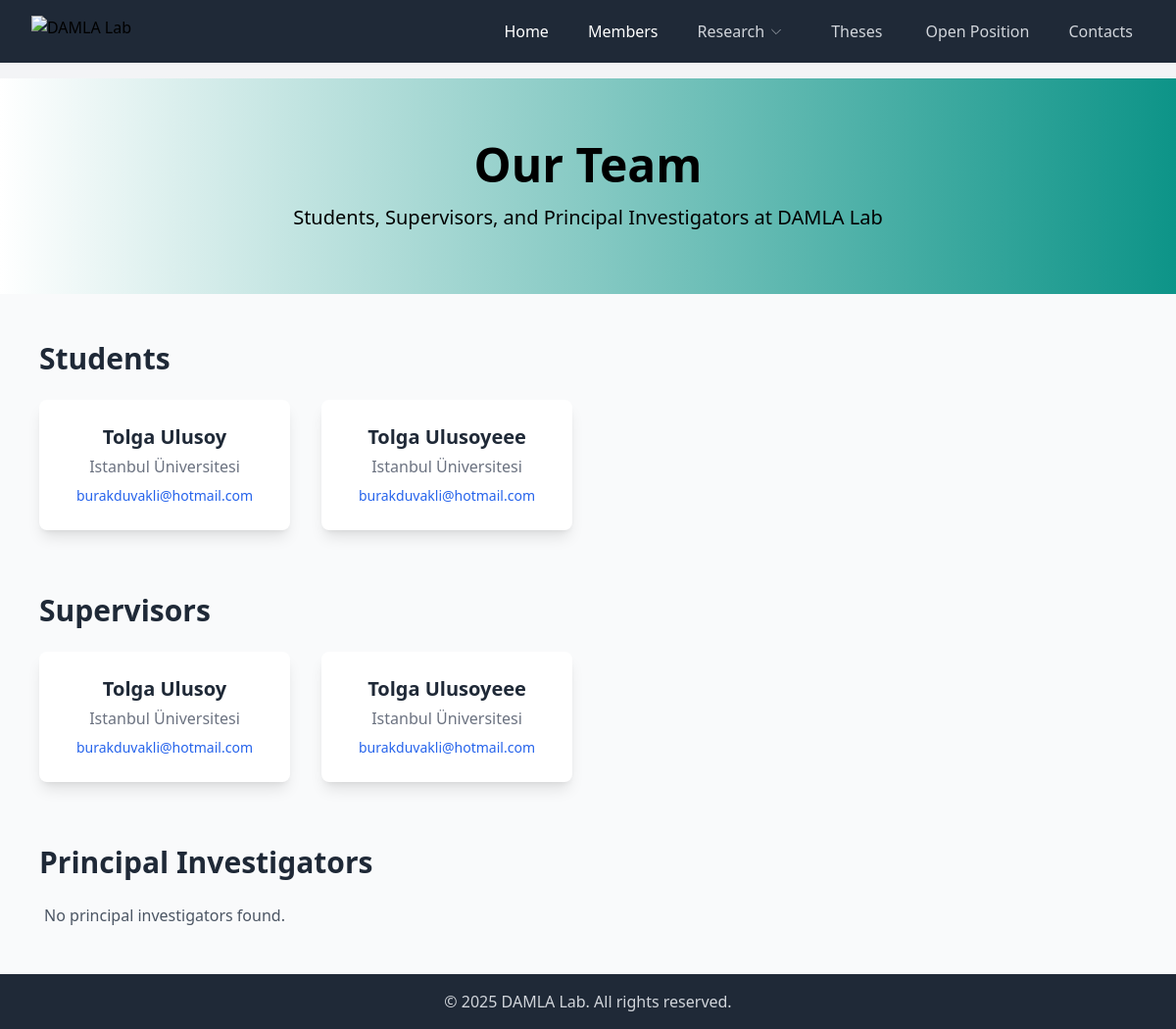
The page /members/ on the database its author committed.
### sayfalar/models.py (models this page shows, shortened)
class Person(models.Model):
    ROLE_STUDENT    = 'student'
    ROLE_SUPERVISOR = 'supervisor'
    ROLE_PI         = 'principal_investigator'
    ROLE_CHOICES    = [
        (ROLE_STUDENT,    'Student'),
        (ROLE_SUPERVISOR, 'Supervisor'),
        (ROLE_PI,         'Principal Investigator'),
    ]
    name        = models.CharField(max_length=100)
    email       = models.EmailField(blank=True)
    affiliation = models.CharField(max_length=200, blank=True)

### sayfalar/views.py (the view)
# urls.py: path('members/',                 views.members,        name='members'),
def members(request):
    students = Person.objects.filter(
        Q(thesisparticipation__role=Person.ROLE_STUDENT) | Q(projectparticipation__role=Person.ROLE_STUDENT)
    ).distinct()
    supervisors = Person.objects.filter(
        Q(thesisparticipation__role=Person.ROLE_SUPERVISOR) | Q(projectparticipation__role=Person.ROLE_SUPERVISOR)
    ).distinct()
    pis = Person.objects.filter(
        Q(thesisparticipation__role=Person.ROLE_PI) | Q(projectparticipation__role=Person.ROLE_PI)
    ).distinct()
    context = {
        'students': list(students),
        'supervisors': list(supervisors),
        'pis': list(pis),
    }
    return render(request, 'members.html', context)

### templates/members.html (shortened to what this page needs)
{% extends 'partials/_base.html' %}
{% load static %}
{% block content %}
<header class="bg-gradient-to-r from-white to-teal-600 text-black py-16 text-center">
  <div class="max-w-4xl mx-auto px-4">
    <h1 class="text-5xl font-bold mb-4">Our Team</h1>
    <p class="text-xl">Students, Supervisors, and Principal Investigators at DAMLA Lab</p>
  </div>
</header>
<section class="py-12 bg-gray-50">
  <div class="max-w-6xl mx-auto px-4 space-y-16">
    <div>
      <h2 class="text-3xl font-bold text-gray-800 mb-6">Students</h2>
      <div class="grid grid-cols-1 sm:grid-cols-2 md:grid-cols-3 lg:grid-cols-4 gap-8">
        {% for p in students %}
        <div class="bg-white rounded-lg shadow-lg p-6 text-center hover:shadow-2xl transition-shadow">
          <h3 class="text-xl font-semibold text-gray-800">{{ p.name }}</h3>
          {% if p.affiliation %}
          <p class="text-gray-500 mt-1">{{ p.affiliation }}</p>
          {% endif %}
          {% if p.email %}
          <a href="mailto:{{ p.email }}"
             class="mt-2 inline-block text-blue-600 hover:underline text-sm">
            {{ p.email }}
          </a>
          {% endif %}
        </div>
        {% empty %}
        <p class="text-center text-gray-600">No students found.</p>
        {% endfor %}
      </div>
    </div>
    <div>
      <h2 class="text-3xl font-bold text-gray-800 mb-6">Supervisors</h2>
      <div class="grid grid-cols-1 sm:grid-cols-2 md:grid-cols-3 lg:grid-cols-4 gap-8">
        {% for p in supervisors %}
        <div class="bg-white rounded-lg shadow-lg p-6 text-center hover:shadow-2xl transition-shadow">
          <h3 class="text-xl font-semibold text-gray-800">{{ p.name }}</h3>
          {% if p.affiliation %}
          <p class="text-gray-500 mt-1">{{ p.affiliation }}</p>
          {% endif %}
          {% if p.email %}
          <a href="mailto:{{ p.email }}"
             class="mt-2 inline-block text-blue-600 hover:underline text-sm">
            {{ p.email }}
          </a>
          {% endif %}
        </div>
        {% empty %}
        <p class="text-center text-gray-600">No supervisors found.</p>
        {% endfor %}
      </div>
    </div>
    <div>
      <h2 class="text-3xl font-bold text-gray-800 mb-6">Principal Investigators</h2>
      <div class="grid grid-cols-1 sm:grid-cols-2 md:grid-cols-3 lg:grid-cols-4 gap-8">
        {% for p in pis %}
        <div class="bg-white rounded-lg shadow-lg p-6 text-center hover:shadow-2xl transition-shadow">
          <h3 class="text-xl font-semibold text-gray-800">{{ p.name }}</h3>
          {% if p.affiliation %}
          <p class="text-gray-500 mt-1">{{ p.affiliation }}</p>
          {% endif %}
          {% if p.email %}
          <a href="mailto:{{ p.email }}"
             class="mt-2 inline-block text-blue-600 hover:underline text-sm">
            {{ p.email }}
          </a>
          {% endif %}
        </div>
        {% empty %}
        <p class="text-center text-gray-600">No principal investigators found.</p>
        {% endfor %}
      </div>
    </div>
  </div>
</section>
{% endblock %}

### rows shown on the page
Person: name "Tolga Ulusoy", affiliation "Istanbul Üniversitesi", email "burakduvakli@hotmail.com"
Person: name "Tolga Ulusoyeee", affiliation "Istanbul Üniversitesi", email "burakduvakli@hotmail.com"
